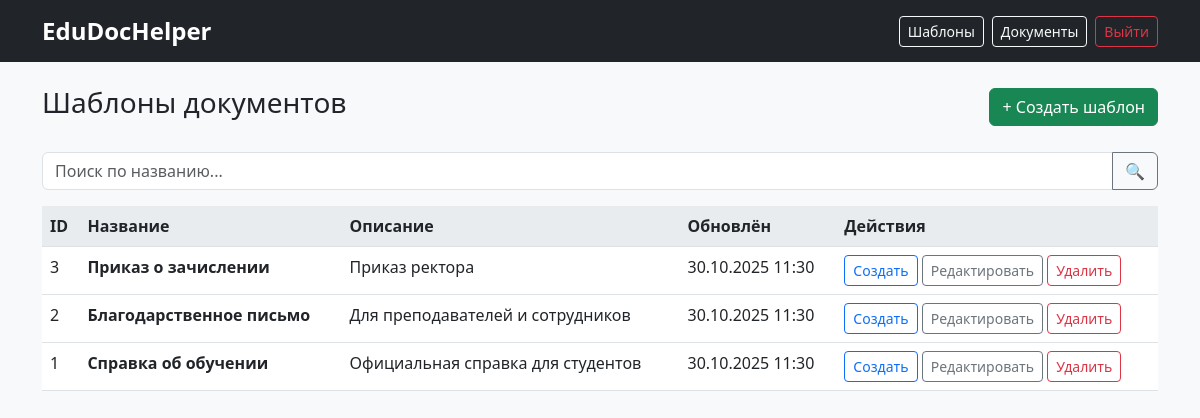
Page /templates (signed in) on the earlier database version.
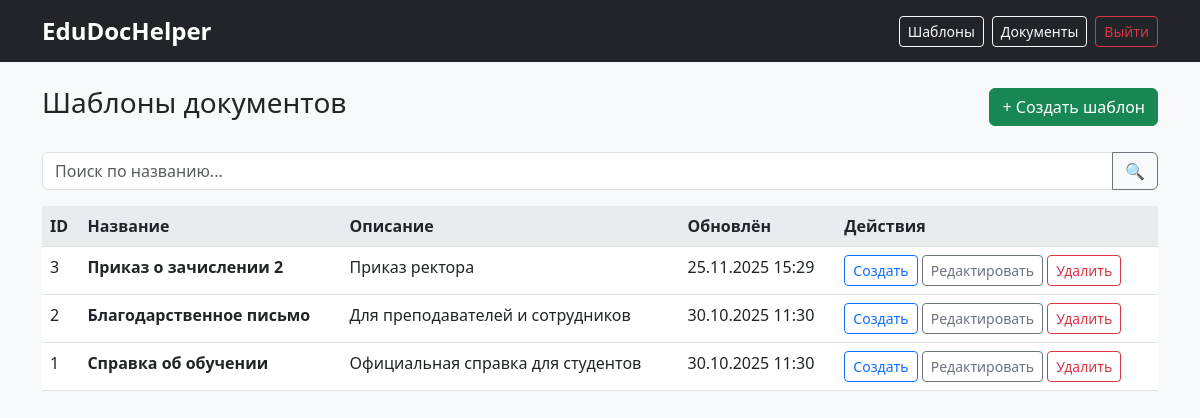
Same page on the later database version.
### models.py (models this page shows, shortened)
class DocumentTemplate(db.Model):
    __tablename__ = 'document_template'
    id = db.Column(db.Integer, primary_key=True)
    name = db.Column(db.String(200), nullable=False)
    description = db.Column(db.Text, default="")
    template_text = db.Column(db.Text, nullable=False)
    created_at = db.Column(db.DateTime, default=datetime.utcnow)
    last_modified = db.Column(db.DateTime, default=datetime.utcnow)

### app.py (the view)
    @app.route("/templates")
    def templates_list():
        if not require_login():
            return redirect(url_for("login"))
        q = request.args.get('q', '').strip()
        query = DocumentTemplate.query
        if q:
            query = query.filter(DocumentTemplate.name.contains(q))
        items = query.order_by(DocumentTemplate.id.desc()).all()
        return render_template("templates_list.html", templates=items, search_query=q)

### templates/templates_list.html (shortened to what this page needs)
{% extends "base.html" %}
{% block content %}
<div class="d-flex justify-content-between align-items-center mb-4">
    <h3>Шаблоны документов</h3>
    <a href="{{ url_for('template_edit') }}" class="btn btn-success">+ Создать шаблон</a>
</div>
<form method="GET" class="mb-3">
    <div class="input-group">
        <input type="text" name="q" class="form-control" placeholder="Поиск по названию..." value="{{ search_query }}">
        <button class="btn btn-outline-secondary" type="submit">🔍</button>
    </div>
</form>
{% if templates %}
<table class="table table-hover">
    <thead>
    <tr>
        <th>ID</th>
        <th>Название</th>
        <th>Описание</th>
        <th>Обновлён</th>
        <th>Действия</th>
    </tr>
    </thead>
    <tbody>
    {% for tpl in templates %}
    <tr>
        <td>{{ tpl.id }}</td>
        <td><strong>{{ tpl.name }}</strong></td>
        <td>{{ tpl.description[:50] ~ '...' if tpl.description|length > 50 else tpl.description }}</td>
        <td>{{ tpl.last_modified.strftime('%d.%m.%Y %H:%M') }}</td>
        <td>
            <a href="{{ url_for('template_generate', tpl_id=tpl.id) }}" class="btn btn-sm btn-outline-primary">Создать</a>
            <a href="{{ url_for('template_edit', tpl_id=tpl.id) }}" class="btn btn-sm btn-outline-secondary">Редактировать</a>
            <form method="POST" action="{{ url_for('template_delete', tpl_id=tpl.id) }}" style="display:inline;" onsubmit="return confirm('Удалить шаблон и все связанные документы?')">
                <button type="submit" class="btn btn-sm btn-outline-danger">Удалить</button>
            </form>
        </td>
    </tr>
    {% endfor %}
    </tbody>
</table>
{% else %}
<div class="alert alert-info">Нет шаблонов. <a href="{{ url_for('template_edit') }}">Создайте первый!</a></div>
{% endif %}
{% endblock %}

Differences in the rows shown:
changed DocumentTemplate "Приказ ректора": name "Приказ о зачислении" → "Приказ о зачислении 2"; last_modified "30.10.2025 11:30" → "25.11.2025 15:29"
